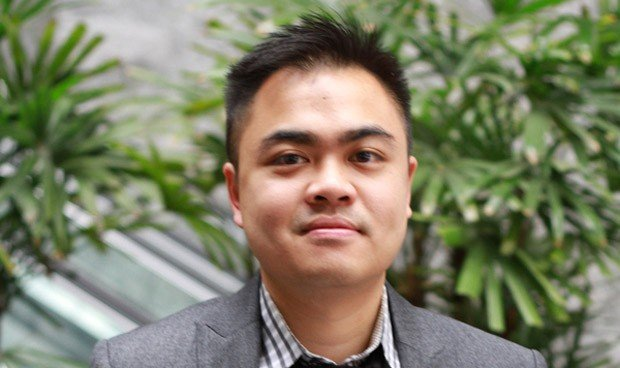
#> input picture cara2.jpg, 620 x 368 px, given in place of ein.jpg, which was not available
$ python Upscaler.py
#> lines starting #> are read from the running program, lines starting #| are printed output that depends on the picture; pictures that were not available may be replaced by others from this repository, and a replacement may not be noted
#> further down, image is the input picture: shape (368, 620, 3); mean B, G, R 103.9, 128.3, 128.1
import os
import cv2
import subprocess
import numpy as np
from pydub import AudioSegment
from pydub.utils import mediainfo

def extract_audio(video_file, audio_output):
    """ Extrae el audio del video original usando FFmpeg. """
    try:
        print(f"🎵 Extrayendo audio de {video_file}...")
        command = ["ffmpeg", "-y", "-i", video_file, "-q:a", "0", "-map", "a", audio_output]
        subprocess.run(command, stdout=subprocess.DEVNULL, stderr=subprocess.DEVNULL, check=True)
        print("✅ Audio extraído con éxito.")
        return True
    except subprocess.CalledProcessError:
        print("❌ Error al extraer el audio.")
        return False

def fix_audio_header(audio_file, fixed_audio):
    """ Intenta reparar el archivo de audio con FFmpeg. """
    try:
        print(f"🔧 Intentando reparar el audio {audio_file}...")
        command = ["ffmpeg", "-y", "-i", audio_file, "-c:a", "copy", fixed_audio]
        subprocess.run(command, stdout=subprocess.DEVNULL, stderr=subprocess.DEVNULL, check=True)
        print("✅ Audio reparado correctamente.")
        return True
    except subprocess.CalledProcessError:
        print("❌ No se pudo reparar el audio.")
        return False

def validate_audio(audio_file):
    """ Verifica si el archivo de audio es válido. """
    try:
        info = mediainfo(audio_file)
        return "duration" in info and float(info["duration"]) > 0
    except Exception as e:
        print(f"⚠️ Error al verificar audio: {e}")
        return False

def improve_image(image):
    """ Mejora la imagen (brillo, contraste, nitidez). """
    # Aplicar filtros de mejora en la imagen
    image = cv2.GaussianBlur(image, (5, 5), 0)  # Suavizado
    sharpen_kernel = np.array([[0, -1, 0], [-1, 5, -1], [0, -1, 0]])  # Nitidez
    image = cv2.filter2D(image, -1, sharpen_kernel)
    image = cv2.convertScaleAbs(image, alpha=1.0, beta=20)  # Ajuste de brillo y contraste
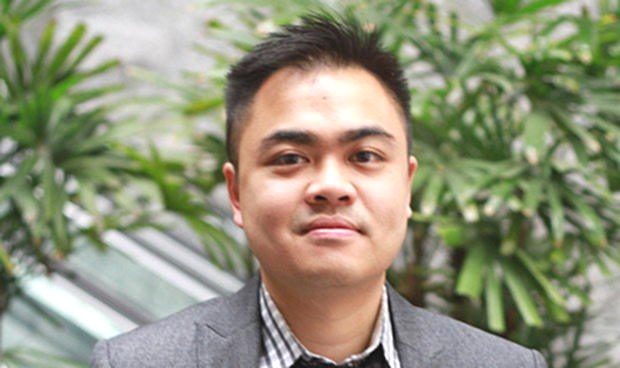
#> image: shape (368, 620, 3); mean of channels 0, 1, 2 123.8, 148.2, 147.7; drawn as B, G, R
    image = cv2.fastNlMeansDenoisingColored(image, None, 10, 10, 7, 21)  # Reducción de ruido
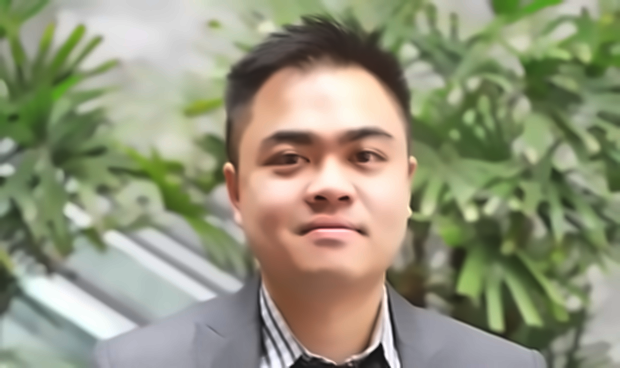
#> image: shape (368, 620, 3); mean of channels 0, 1, 2 123.1, 148.1, 147.3; drawn as B, G, R
    return image

# 🔹 Archivos de entrada y salida
input_file     = "/mnt/c/Temp/ein.jpg"  # Puedes cambiar esto a un video si lo prefieres
extracted_audio = "/mnt/c/Temp/extracted_audio.mp3"
fixed_audio     = "/mnt/c/Temp/fixed_audio.mp3"
output_video    = "/mnt/c/Temp/enhanced_video.mp4"
output_image    = "/mnt/c/Temp/enhanced_image.jpg"

# 🔹 Detectar si la entrada es un video o una imagen
if input_file.lower().endswith(('.mp4', '.avi', '.mov', '.mkv')):  # Si es un video
    # 🔹 Extraer audio del video
    if not extract_audio(input_file, extracted_audio):
        print("❌ No se pudo extraer el audio. Verifica el archivo de video.")
        exit(1)

    # 🔹 Verificar y reparar el audio
    if not validate_audio(extracted_audio):
        if fix_audio_header(extracted_audio, fixed_audio) and validate_audio(fixed_audio):
            extracted_audio = fixed_audio
        else:
            print("❌ Error crítico: No se pudo arreglar el audio.")
            exit(1)

    print(f"🎵 Archivo de audio listo: {extracted_audio}")

    # 🔹 Procesar el video con OpenCV
    video = cv2.VideoCapture(input_file)
    fps = int(video.get(cv2.CAP_PROP_FPS))
    width = int(video.get(cv2.CAP_PROP_FRAME_WIDTH))
    height = int(video.get(cv2.CAP_PROP_FRAME_HEIGHT))

    # Nuevo tamaño escalado
    new_width, new_height = width * 2, height * 2

    # Configurar el escritor de video
    fourcc = cv2.VideoWriter_fourcc(*'mp4v')
    temp_video = "temp_video.mp4"
    out = cv2.VideoWriter(temp_video, fourcc, fps, (new_width, new_height))

    print("📺 Procesando video...")

    while video.isOpened():
        ret, frame = video.read()
        if not ret:
            break

        # Escalar el frame
        frame = cv2.resize(frame, (new_width, new_height), interpolation=cv2.INTER_CUBIC)

        # Aplicar mejoras
        frame = improve_image(frame)

        out.write(frame)

    video.release()
    out.release()
    cv2.destroyAllWindows()

    print("✅ Video escalado y mejorado guardado como temp_video.mp4")

    # 🔹 Unir el video mejorado con el audio corregido
    print("🔄 Uniendo el video con el audio corregido...")
    command = [
        "ffmpeg", "-y",
        "-i", temp_video,
        "-i", extracted_audio,
        "-c:v", "copy",
        "-c:a", "aac",
        "-strict", "experimental",
        output_video
    ]
    subprocess.run(command, stdout=subprocess.DEVNULL, stderr=subprocess.DEVNULL, check=True)

    # 🔹 Eliminar archivos temporales
    os.remove(temp_video)

    print(f"✅ Proceso finalizado. Video guardado como: {output_video}")

elif input_file.lower().endswith(('.jpg', '.jpeg', '.png')):  # Si es una imagen
    # Cargar la imagen
    image = cv2.imread(input_file)

    # Mejorar la imagen
    enhanced_image = improve_image(image)

    # Guardar la imagen mejorada
    cv2.imwrite(output_image, enhanced_image)
    print(f"✅ Imagen mejorada guardada como: {output_image}")
else:
    print("❌ El archivo no es ni un video ni una imagen soportada.")

$ run again, on face1.jpg
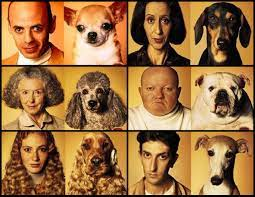
#> input picture face1.jpg, 255 x 197 px, given in place of ein.jpg, which was not available
#> image is the input picture: shape (197, 255, 3); mean B, G, R 66.3, 111.3, 154.8
#> in improve_image, `image = cv2.filter2D(image, -1, sharpen_kernel)`:
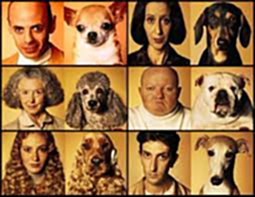
#> image: shape (197, 255, 3); mean of channels 0, 1, 2 66.7, 111.5, 154.6; drawn as B, G, R
#> in improve_image, `image = cv2.fastNlMeansDenoisingColored(image, None, 10, 10, 7, 21)`:
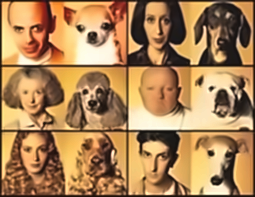
#> image: shape (197, 255, 3); mean of channels 0, 1, 2 86.4, 130.9, 171.7; drawn as B, G, R
